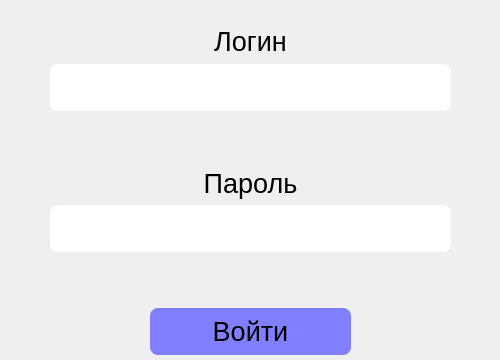
<?xml version="1.0" encoding="UTF-8"?>
<ui version="4.0">
 <class>AuthDialog</class>
 <widget class="QDialog" name="AuthDialog">
  <property name="windowModality">
   <enum>Qt::ApplicationModal</enum>
  </property>
  <property name="geometry">
   <rect>
    <x>0</x>
    <y>0</y>
    <width>500</width>
    <height>360</height>
   </rect>
  </property>
  <property name="sizePolicy">
   <sizepolicy hsizetype="Fixed" vsizetype="Fixed">
    <horstretch>0</horstretch>
    <verstretch>0</verstretch>
   </sizepolicy>
  </property>
  <property name="minimumSize">
   <size>
    <width>500</width>
    <height>360</height>
   </size>
  </property>
  <property name="maximumSize">
   <size>
    <width>500</width>
    <height>360</height>
   </size>
  </property>
  <property name="windowTitle">
   <string>Авторизация</string>
  </property>
  <property name="styleSheet">
   <string notr="true">.QPushButton
{
	margin-bottom : 25%;
	margin-top : 25%;
	margin-left : 150px;
	margin-right : 150px;
	border-radius : 8px;
	background : rgb(127, 127, 255);
   padding : 8px;
}

.QLabel
{
	margin-top : 25%;
	margin-left : 50%;
	margin-right : 50%;
}

.QLineEdit
{
	margin-bottom : 25%;
	margin-left : 50%;
	margin-right : 50%;
	padding : 10px;
	border-radius : 8px;
}</string>
  </property>
  <widget class="QWidget" name="verticalLayoutWidget">
   <property name="geometry">
    <rect>
     <x>0</x>
     <y>0</y>
     <width>501</width>
     <height>380</height>
    </rect>
   </property>
   <property name="font">
    <font>
     <pointsize>20</pointsize>
    </font>
   </property>
   <property name="layoutDirection">
    <enum>Qt::LeftToRight</enum>
   </property>
   <layout class="QVBoxLayout" name="verticalLayout">
    <item>
     <widget class="QLabel" name="labelName">
      <property name="font">
       <font>
        <pointsize>20</pointsize>
       </font>
      </property>
      <property name="layoutDirection">
       <enum>Qt::LeftToRight</enum>
      </property>
      <property name="text">
       <string>Логин</string>
      </property>
      <property name="alignment">
       <set>Qt::AlignCenter</set>
      </property>
     </widget>
    </item>
    <item>
     <widget class="QLineEdit" name="editName">
      <property name="font">
       <font>
        <pointsize>16</pointsize>
       </font>
      </property>
      <property name="maxLength">
       <number>40</number>
      </property>
      <property name="alignment">
       <set>Qt::AlignCenter</set>
      </property>
     </widget>
    </item>
    <item>
     <widget class="QLabel" name="labelPassword">
      <property name="font">
       <font>
        <pointsize>20</pointsize>
       </font>
      </property>
      <property name="layoutDirection">
       <enum>Qt::LeftToRight</enum>
      </property>
      <property name="text">
       <string>Пароль</string>
      </property>
      <property name="alignment">
       <set>Qt::AlignCenter</set>
      </property>
     </widget>
    </item>
    <item>
     <widget class="QLineEdit" name="editPassword">
      <property name="font">
       <font>
        <pointsize>16</pointsize>
       </font>
      </property>
      <property name="maxLength">
       <number>40</number>
      </property>
      <property name="echoMode">
       <enum>QLineEdit::Password</enum>
      </property>
      <property name="alignment">
       <set>Qt::AlignCenter</set>
      </property>
     </widget>
    </item>
    <item>
     <widget class="QPushButton" name="authButton">
      <property name="font">
       <font>
        <pointsize>20</pointsize>
       </font>
      </property>
      <property name="text">
       <string>Войти</string>
      </property>
     </widget>
    </item>
   </layout>
  </widget>
 </widget>
 <resources/>
 <connections/>
</ui>
